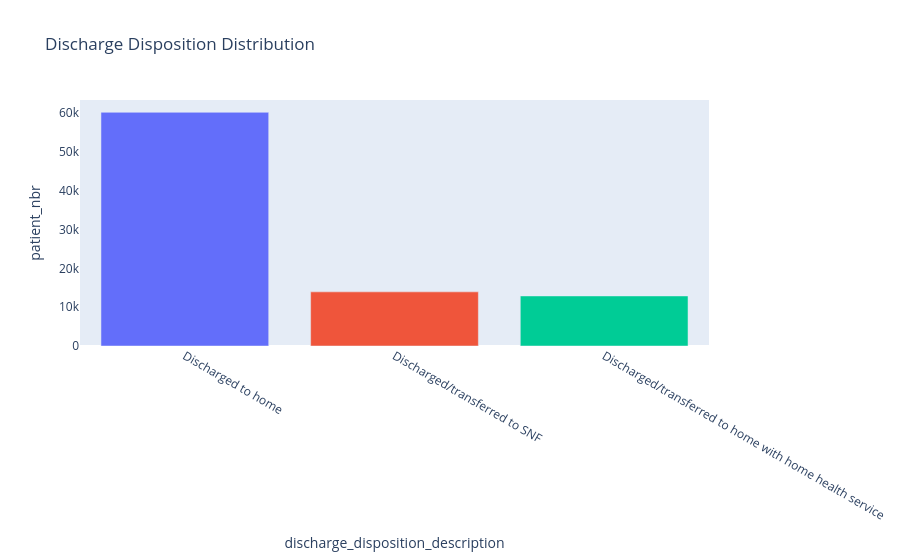

Notebook code for this chart:
### Code cell
# visualize discharge_disposition_description : Top Three
fig = px.bar(patient_discharge_disposition_type.head(3), x='discharge_disposition_description'
             ,y='patient_nbr', hover_data='pct_discharge_disposition', color='discharge_disposition_description'
            ,title='Discharge Disposition Distribution')

fig.update_layout(showlegend=False)
fig.update_xaxes(showgrid=False)
fig.update_yaxes(showgrid=False)

fig.show()

### Figure 1 — Plotly figure (JSON) as saved in the notebook; plotly's stock layout.template omitted (floating-point values rounded to 4 significant figures)
{"data": [{"customdata": [[59.2]], "hovertemplate": "discharge_disposition_description=%{x}<br>patient_nbr=%{y}<br>pct_discharge_disposition=%{customdata[0]}<extra></extra>", "legendgroup": "Discharged to home", "marker": {"color": "#636efa", "pattern": {"shape": ""}}, "name": "Discharged to home", "orientation": "v", "showlegend": true, "textposition": "auto", "type": "bar", "x": ["Discharged to home"], "xaxis": "x", "y": [60234], "yaxis": "y"}, {"customdata": [[13.7]], "hovertemplate": "discharge_disposition_description=%{x}<br>patient_nbr=%{y}<br>pct_discharge_disposition=%{customdata[0]}<extra></extra>", "legendgroup": "Discharged/transferred to SNF", "marker": {"color": "#EF553B", "pattern": {"shape": ""}}, "name": "Discharged/transferred to SNF", "orientation": "v", "showlegend": true, "textposition": "auto", "type": "bar", "x": ["Discharged/transferred to SNF"], "xaxis": "x", "y": [13954], "yaxis": "y"}, {"customdata": [[12.7]], "hovertemplate": "discharge_disposition_description=%{x}<br>patient_nbr=%{y}<br>pct_discharge_disposition=%{customdata[0]}<extra></extra>", "legendgroup": "Discharged/transferred to home with home health service", "marker": {"color": "#00cc96", "pattern": {"shape": ""}}, "name": "Discharged/transferred to home with home health service", "orientation": "v", "showlegend": true, "textposition": "auto", "type": "bar", "x": ["Discharged/transferred to home with home health service"], "xaxis": "x", "y": [12902], "yaxis": "y"}], "layout": {"barmode": "relative", "legend": {"title": {"text": "discharge_disposition_description"}, "tracegroupgap": 0}, "showlegend": false, "title": {"text": "Discharge Disposition Distribution"}, "xaxis": {"anchor": "y", "categoryarray": ["Discharged to home", "Discharged/transferred to SNF", "Discharged/transferred to home with home health service"], "categoryorder": "array", "domain": [0, 1], "showgrid": false, "title": {"text": "discharge_disposition_description"}}, "yaxis": {"anchor": "x", "domain": [0, 1], "showgrid": false, "title": {"text": "patient_nbr"}}}}
